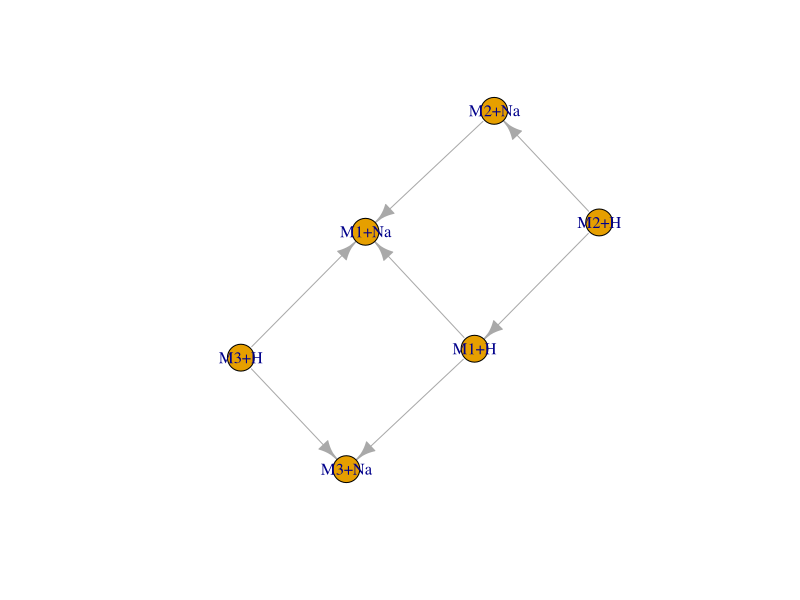
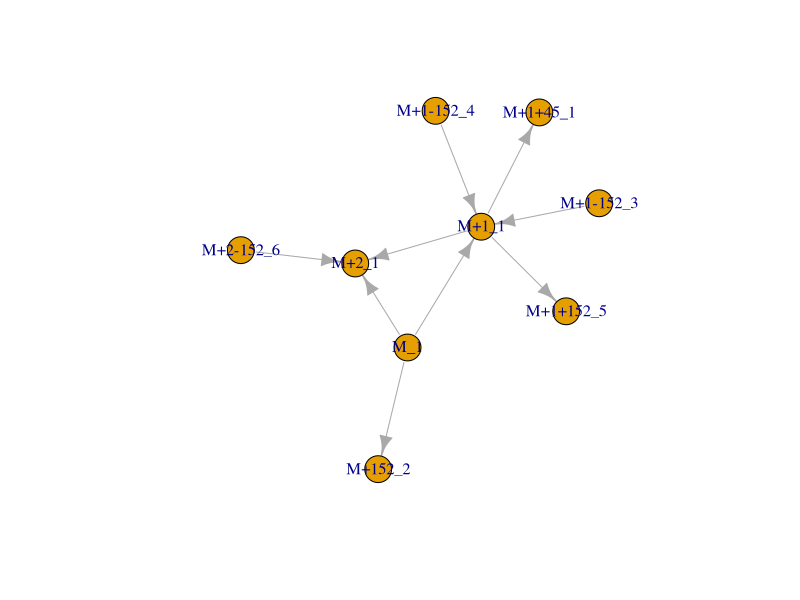
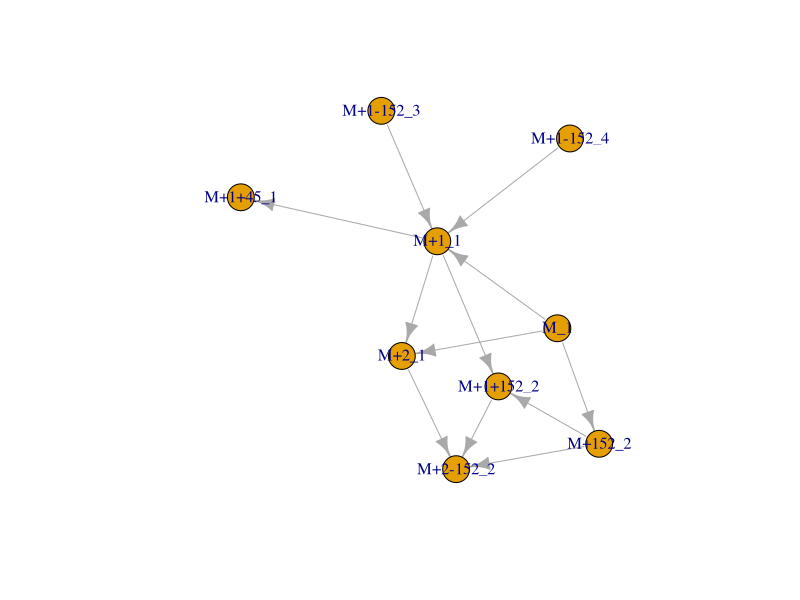
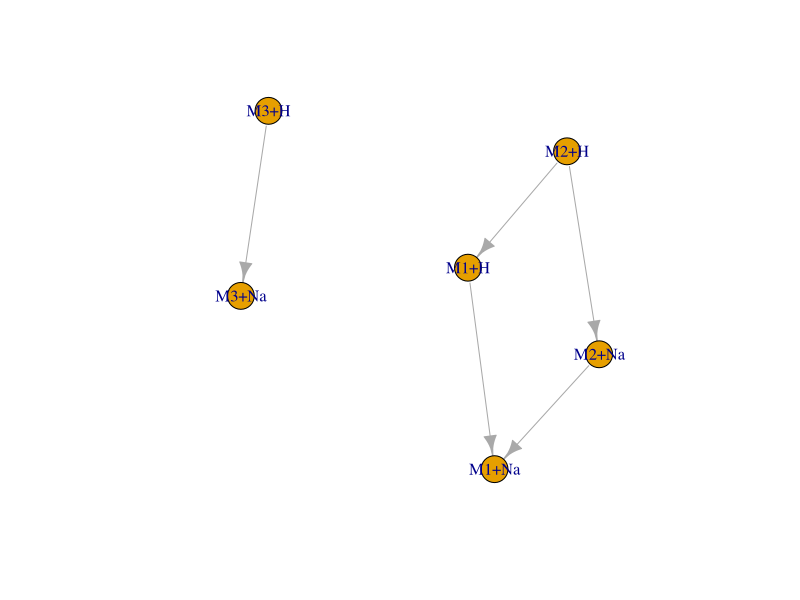
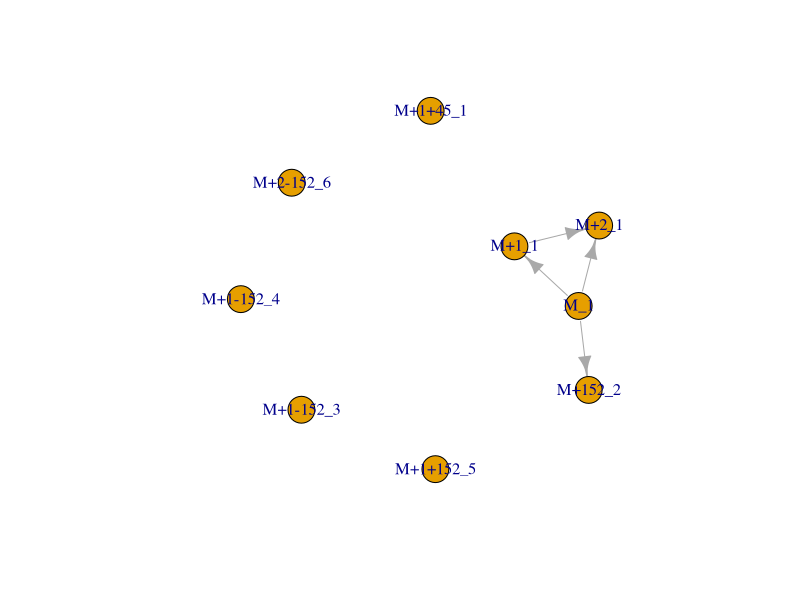
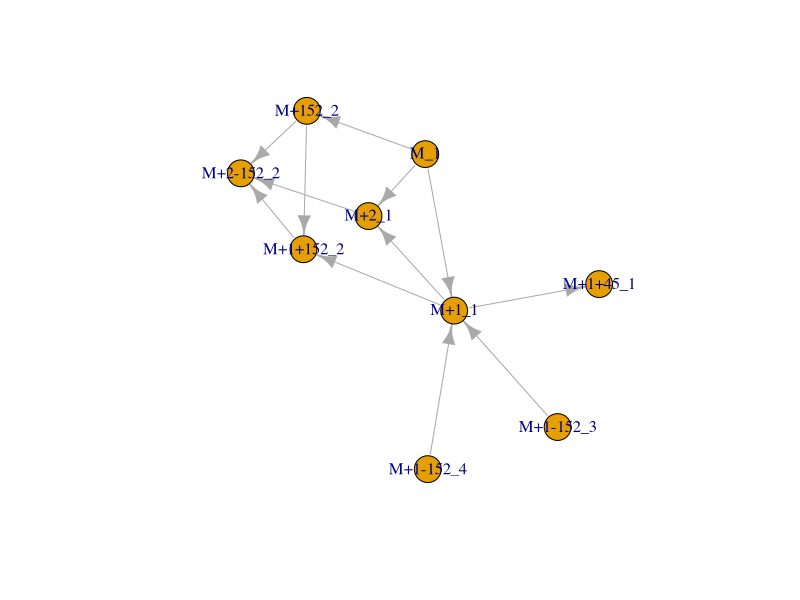
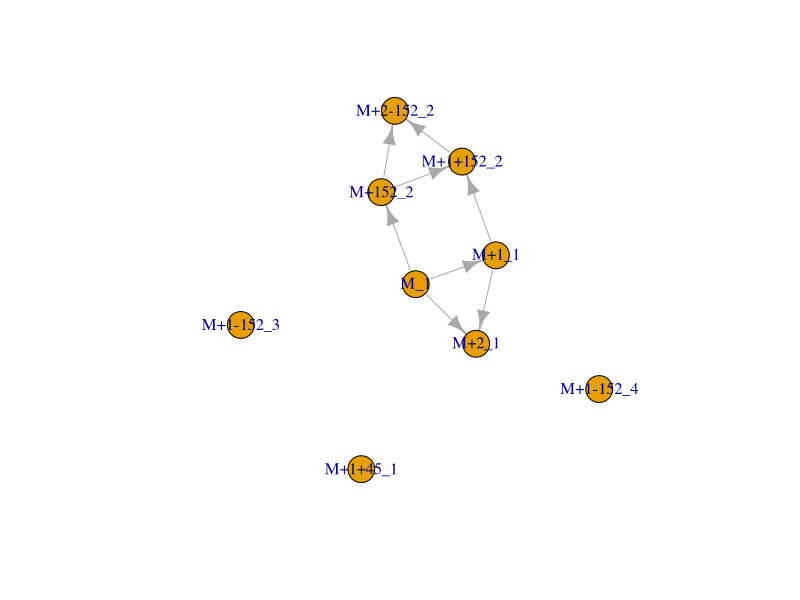

The R script that drew these images, in order:
library(igraph)
## remove edges between M1+H and M2+Na, M3+H and M4+K, in general when there is 
## a link between an adduct and a molecular ion

## node with outgoing transf link should not have outgoing adduct link when
## the adduct-linking vertex has a ingoing adduct link

## node with ingoing transf link should not have ingoing adduct link when the 
## adduct-linking vertex has an outgoing adduct link

## pos mode: isotopic+1, isotopic+2, isotopic+3, Na adduct, K adduct, 
## formic acid adduct
## neg mode: isotopic+1, isotopic+2, isotopic+3, formic acid, Na adduct,
## Sodium formate 


##          M1+H    M1+Na   M2+H    M2+Na   M3+H    M3+Na
## M1+H     0       1       0       0       0       1       
## M1+Na    0       0       0       0       0       0
## M2+H     1       0       0       1       0       0
## M2+Na    0       1       0       0       1       0
## M3+H     0       1       0       0       0       1
## M3+Na    0       0       0       0       0       0  

# mat_test <- matrix(c(c(0, 1, 1, 0, 0, 1), ## M1+H
#                      c(1, 0, 1, 1, 1, 1), ## M1+Na
#                      c(1, 1, 0, 1, 0, 0), ## M2+H
#                      c(0, 1, 1, 0, 1, 0), ## M2+Na
#                      c(0, 1, 0, 1, 0, 1), ## M3+H
#                      c(0, 1, 0, 0, 1, 0)), ## M3+Na
#                    

## real world example 1
mat_1 <- matrix(c(c(0, 1, 0, 0, 0, 1), ## M1+H
                     c(0, 0, 0, 0, 0, 0), ## M1+Na
                     c(1, 0, 0, 1, 0, 0), ## M2+H
                     c(0, 1, 0, 0, 0, 0), ## M2+Na
                     c(0, 1, 0, 0, 0, 1), ## M3+H
                     c(0, 0, 0, 0, 0, 0)), ## M3+Na
                   byrow = TRUE, ncol = 6, nrow = 6)
mat_1_transf <- matrix(c(
    c("", "adduct_Na", "", "", "", "transf_gluc_F"), ## M1+H
    c("", "", "", "", "", ""), ## M1+Na
    c("transf_gluc_T", "", "", "adduct_Na", "", ""), ## M2+H
    c("", "transf_gluc_T", "", "", "", ""), ## M2+Na
    c("", "transf_gluc_F", "", "", "", "adduct_Na"), ## M3+H
    c("", "", "", "", "", "")), ## M3+Na
    byrow = TRUE, ncol = 6, nrow = 6)
colnames(mat_1) <- c("M1+H", "M1+Na", "M2+H", "M2+Na", "M3+H", "M3+Na")
rownames(mat_1) <- colnames(mat_1)
net_mat_1 <- graph_from_adjacency_matrix(mat_1, mode = "directed")
plot(net_mat_1)

## real world example 2
mat_2 <- matrix(c(c(0, 1, 1, 0, 1, 0, 0, 0, 0), ## "M_1"
                      c(0, 0, 1, 1, 0, 0, 0, 1, 0), ## "M+1_1"
                      c(0, 0, 0, 0, 0, 0, 0, 0, 0), ## "M+2_1"
                      c(0, 0, 0, 0, 0, 0, 0, 0, 0), ## "M+1+45_1"
                      c(0, 0, 0, 0, 0, 0, 0, 0, 0), ## "M+152_2"
                      c(0, 1, 0, 0, 0, 0, 0, 0, 0), ## "M+1-152_3"
                      c(0, 1, 0, 0, 0, 0, 0, 0, 0), ## "M+1-152_4"
                      c(0, 0, 0, 0, 0, 0, 0, 0, 0), ##"M+1+152_5"
                      c(0, 0, 1, 0, 0, 0, 0, 0, 0)), ## "M+2-152_6"
                    byrow = TRUE, ncol = 9, nrow = 9)
mat_2_transf <- matrix(c(
    c("", "adduct_+1",  "adduct_+2",  "",          "transf_152", "", "", "",           ""), ## "M_1"
    c("", "",           "adduct_+1",  "transf_45", "",           "", "", "transf_152", ""), ## "M+1_1"
    c("", "",           "",           "",          "",           "", "", "",           ""), ## "M+2_1"
    c("", "",           "",           "",          "",           "", "", "",           ""), ## "M+1+45_1"
    c("", "",           "",           "",          "",           "", "", "",           ""), ## "M+152_2"
    c("", "transf_152", "",           "",          "",           "", "", "",           ""), ## "M+1-152_3"
    c("", "transf_152", "",           "",          "",           "", "", "",           ""), ## "M+1-152_4"
    c("", "",           "",           "",          "",           "", "", "",           ""), ##"M+1+152_5"
    c("", "",           "transf_152", "",          "",           "", "", "",           "")), ## "M+2-152_6"
    byrow = TRUE, ncol = 9, nrow = 9)
colnames(mat_2) <- c("M_1", "M+1_1", "M+2_1", "M+1+45_1", "M+152_2", "M+1-152_3", "M+1-152_4", "M+1+152_5", "M+2-152_6")
rownames(mat_2) <- colnames(mat_2)
colnames(mat_2_transf) <- rownames(mat_2_transf) <- colnames(mat_2)
net_mat_2 <- graph_from_adjacency_matrix(mat_2, mode = "directed")
plot(net_mat_2)

## real world example 3 (same as mat_2 atm)
mat_3 <- matrix(c(c(0, 1, 1, 0, 1, 0, 0, 0, 0), ## "M_1"
                      c(0, 0, 1, 1, 0, 0, 0, 1, 0), ## "M+1_1"
                      c(0, 0, 0, 0, 0, 0, 0, 0, 1), ## "M+2_1"
                      c(0, 0, 0, 0, 0, 0, 0, 0, 0), ## "M+1+45_1"
                      c(0, 0, 0, 0, 0, 0, 0, 1, 1), ## "M+152_2"
                      c(0, 1, 0, 0, 0, 0, 0, 0, 0), ## "M+1-152_3"
                      c(0, 1, 0, 0, 0, 0, 0, 0, 0), ## "M+1-152_4"
                      c(0, 0, 0, 0, 0, 0, 0, 0, 1), ##"M+1+152_2"
                      c(0, 0, 0, 0, 0, 0, 0, 0, 0)), ## "M+2_2"
                    byrow = TRUE, ncol = 9, nrow = 9)
mat_3_transf <- matrix(c(
    c("", "adduct_+1",  "adduct_+2",  "",          "transf_152", "", "", "",           ""), ## "M_1"
    c("", "",           "adduct_+1",  "transf_45", "",           "", "", "transf_152", ""), ## "M+1_1"
    c("", "",           "",           "",          "",           "", "", "",           "transf_152"), ## "M+2_1"
    c("", "",           "",           "",          "",           "", "", "",           ""), ## "M+1+45_1"
    c("", "",           "",           "",          "",           "", "", "adduct_+1", "adduct_+2"), ## "M+152_2"
    c("", "transf_152", "",           "",          "",           "", "", "",           ""), ## "M+1-152_3"
    c("", "transf_152", "",           "",          "",           "", "", "",           ""), ## "M+1-152_4"
    c("", "",           "",           "",          "",           "", "", "",           "adduct_+1"), ##"M+1+152_2"
    c("", "",           "", "",          "",           "", "", "",           "")), ## "M+2+152_2"
    byrow = TRUE, ncol = 9, nrow = 9)
colnames(mat_3) <- c("M_1", "M+1_1", "M+2_1", "M+1+45_1", "M+152_2", "M+1-152_3", "M+1-152_4", "M+1+152_2", "M+2-152_2")
rownames(mat_3) <- colnames(mat_3)
colnames(mat_3_transf) <- rownames(mat_3_transf) <- colnames(mat_3)
net_mat_3 <- graph_from_adjacency_matrix(mat_3, mode = "directed")
plot(net_mat_3)

## node with outgoing transf link should not have outgoing adduct link when
## the adduct-linking vertex has an ingoing adduct link of same type

## do for all components
## iterate through rows

removeFalseLinksAdducts <- function(mat_l) {
    
    mat_num <- mat_l[[1]]
    mat_char <- mat_l[[2]]
    
    for (i in seq_len(nrow(mat_num))) {
        
        rows_i <- mat_char[i, ]
        adduct_i <- rows_i[grep(rows_i, pattern = "adduct_")]
        
        ## if any vertex has outgoing adduct link, check all cols where rows_i
        ## has transf if ingoing adduct link exists for adduct-linking feature
        if (length(adduct_i) > 0) { 
            
            inds_row <- grep(rows_i, pattern = "transf_")
            
            for (j in inds_row) {
                cols_j <- mat_char[, j]
                adduct_j <- cols_j[grep(cols_j, pattern = "adduct")]
                if (length(adduct_j) > 0)
                    if (any(adduct_j %in% adduct_i)) {
                        mat_num[i, j] <- 0 ## remove in mat_test[i, ]
                    }
            }
        }
        
        ## new 
        cols_i <- mat_char[, i]
        adduct_i <- cols_i[grep(cols_i, pattern = "adduct_")]
        
        ## if any vertex has ingoing adduct link, check all rows where cols_i
        ## has transf if outgoing adduct link exists for adduct-linking feature
        if (length(adduct_i) > 0) { 
            
            inds_col <- grep(cols_i, pattern = "transf_")
            
            for (j in inds_col) {
                rows_j <- mat_char[j, ]
                adduct_j <- rows_j[grep(rows_j, pattern = "adduct")]
                if (length(adduct_j) > 0)
                    if (any(adduct_j %in% adduct_i)) {
                        mat_num[j, i] <- 0 ## remove in mat_test[i, ]
                    }
            }
        }
        
    }
    ## new
    
    ## set mat_char to "" where mat_num == 0
    mat_char[which(mat_num == 0)] <- ""
    
    return(list(mat_num, mat_char))
}

## delete ingoing isotopes/adducts to M if there is no circular relation from 
## M to M+isot/adduct to M+transf to M+iso/adduct+trans, e.g. imagine
## 1) M and M+1 forming an "adduct_isotope+1", suppose there is a "transf_+162"
## from M+1 to another mass feature M2, but there is no link between M and M2-1,
## then remove the link M+1 and M2
## 2) M and M+1 forming an "adduct_isotope+1", suppose there is a "transf_+162"
## from M+1 to another mass feature M, AND there is a link between M and M2-1,
## then keep the the link M+1 and M2 (support that mass feature is a metabolite)
removeFalsLinksCircular <- function(mat_l) {
    
    mat_num <- mat_l[[1]]
    mat_char <- mat_l[[2]]
    
    ## first find relations with adducts: 
    ## (molecular ion suppose this is the vertex that has no ingoing adduct_ link)
    ## i.e. the column of M does not have a "adduct_"
    M <- apply(mat_char, 2, grep, pattern = "adduct_")
    
    ## iterate through M where M is not integer(0) --> these are adducts of
    ## the rows i 
    for (i in seq_len(length(M))) {
        
        if (length(M[[i]])) {
            ## if length(M[[i]]) != 0, M[[i]] is not the molecular ion:
            ## 1) --> check if it has transf_
            transf_M_og_ind <- grep(mat_char[i, ], pattern = "transf_")
            transf_M_og <- mat_char[i, transf_M_og_ind]
            transf_M_ig_ind <- grep(mat_char[, i], pattern = "transf_")
            transf_M_ig <- mat_char[transf_M_ig_ind, i]
            
            print(i)
            ## check only outgoing links now 
            if (length(transf_M_og_ind)) {
                
                tmp <- matrix(mat_char[M[[i]], ], byrow = FALSE, ncol = ncol(mat_char))
                
                ## 2) check if the molecular ion has transf_ 
                transf_MI_og_ind <- apply(tmp, 2, grepl, pattern = "transf_") ## outgoing transf links from molecular ions
                transf_MI_og_ind <- which(transf_MI_og_ind, arr.ind = TRUE)
                transf_MI_og <- tmp[transf_MI_og_ind]
                
                #if (length(transf_MI_og)) {
                ## 3) check if transf from molecular ion and M[[i]] form the same adduct than molecular ion and M[[i]]
                ## if so, then keep the relation, otherwise remove the link from M[[i]] with the transf
                ## for og_ind
                #if (length(transf_MI_og_ind)) {
                
                ind_match <- transf_M_og %in% transf_MI_og
                ind_rm <- which(!ind_match) ## which(is.na(ind_match))
                ind_match <- which(ind_match) ##which(!is.na(ind_match))
                
                ## for ind_match check if the linking feature of M has a link
                ## with the linking feature of MI
                tmp <- matrix(mat_char[, transf_M_og_ind[ind_match]], nrow = length(ind_match))
                
                if (nrow(tmp) == 1 & is.matrix(transf_MI_og_ind)) {
                    addiso_bw_linkFeat <- tmp[transf_MI_og_ind[, "col"]]    
                } else {
                    addiso_bw_linkFeat <- tmp[transf_MI_og_ind] 
                }
                
                
                ## mat_char[M[[i]], i] is the type of link between MI and M
                #if (addiso_bw_linkFeat %in% mat_char[M[[i]], i]) {
                ind_rm <- c(ind_rm, ind_match[!addiso_bw_linkFeat %in% mat_char[M[[i]], i]])
                
                ## remove:
                mat_num[i, transf_M_og_ind[ind_rm]] <- 0
                
            }
            ## check only ingoing links now
            if (length(transf_M_ig_ind)) {
                
                tmp <- matrix(mat_char[, M[[i]]], byrow = TRUE, ncol = ncol(mat_char)) ## was t()
                
                ## 2) check if the molecular ion(s) have transf_ 
                transf_MI_ig_ind <- apply(tmp, 2, grepl, pattern = "transf_") ## ingoing transf links from molecular ions
                transf_MI_ig_ind <- which(transf_MI_ig_ind, arr.ind = TRUE)
                transf_MI_ig <- tmp[transf_MI_ig_ind]
                
                ## 3) check, if transf from molecular ion and M[[i]] form the same adduct than molecular ion and M[[i]]
                ## if so, then keep the relation, otherwise remove the link from M[[i]] with the transf
                ## for og_ind
                ind_match <- transf_M_ig %in% transf_MI_ig 
                ind_rm <- which(!ind_match)
                ind_match <- which(ind_match)
                
                ## for ind_match check if the linking feature of M has a link
                ## with the linking feature of MI
                tmp <- matrix(mat_char[, transf_M_ig_ind[ind_match]], ncol = length(ind_match))
                if (ncol(tmp) == 1 & is.matrix(transf_MI_ig_ind)) {
                    addiso_bw_linkFeat <- tmp[transf_MI_ig_ind[, "col"]]    
                } else {
                    addiso_bw_linkFeat <- tmp[transf_MI_ig_ind]    
                }
                
                
                ## mat_char[M[[i]], i] is the type of link between MI and M
                ## if addiso_bw_linkFeat %in% mat_char[M[[i]], i]
                ind_rm <- c(ind_rm, ind_match[!addiso_bw_linkFeat %in% mat_char[M[[i]], i]])
                
                ## remove:
                mat_num[transf_M_ig_ind[ind_rm], i] <- 0
            }
        }
    }
    ## set mat_char to "" where mat_num == 0
    mat_char[which(mat_num == 0)] <- ""
    
    return(list(mat_num, mat_char))
    
}

mat_rem <- removeFalseLinksAdducts(list(mat_1, mat_1_transf))
mat_rem <- removeFalsLinksCircular(mat_rem)
plot(graph_from_adjacency_matrix(mat_rem[[1]], mode = "directed"))

mat_rem <- removeFalseLinksAdducts(list(mat_2, mat_2_transf))
mat_rem <- removeFalsLinksCircular(mat_rem)
plot(graph_from_adjacency_matrix(mat_rem[[1]], mode = "directed")) ## should only result in link between M_1 and M+152_2

mat_rem <- removeFalseLinksAdducts(list(mat_3, mat_3_transf))
mat_rem <- removeFalsLinksCircular(list(mat_3, mat_3_transf))
plot(graph_from_adjacency_matrix(mat_3), mode = "directed")
plot(graph_from_adjacency_matrix(mat_rem[[1]], mode = "directed"))
## raises warnings adduct_j %in% adduct_i

